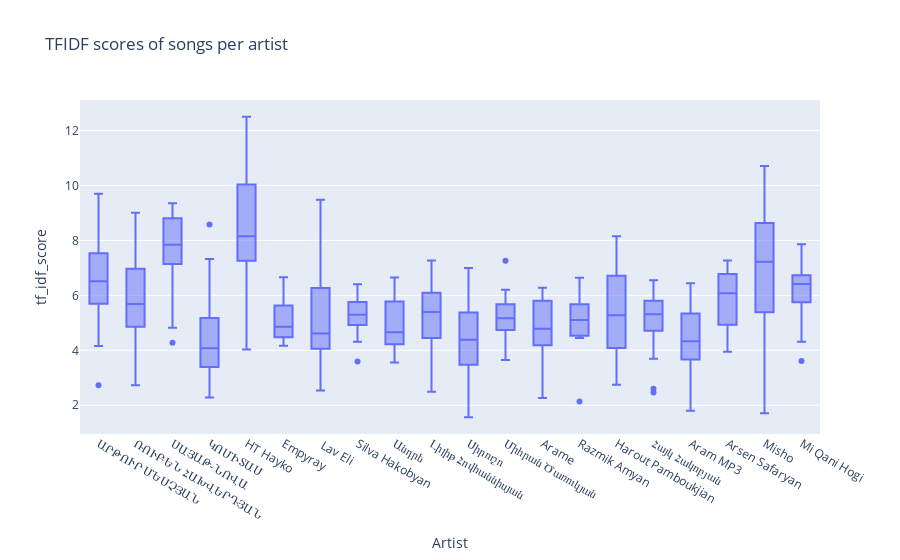

The notebook cell this image was saved under:
### Code cell
fig = px.box(df, x='Artist', y='tf_idf_score', title='TFIDF scores of songs per artist')
fig.show()

### Figure 1 — Plotly figure (JSON) as saved in the notebook; plotly's stock layout.template omitted (floating-point values rounded to 4 significant figures; data arrays with more than 128 entries replaced by an {"elided": "..."} marker saying what was removed)
{"data": [{"alignmentgroup": "True", "hovertemplate": "Artist=%{x}<br>tf_idf_score=%{y}<extra></extra>", "legendgroup": "", "marker": {"color": "#636efa"}, "name": "", "notched": false, "offsetgroup": "", "orientation": "v", "showlegend": false, "type": "box", "x": {"elided": "506 str values"}, "x0": " ", "xaxis": "x", "y": {"elided": "506 float values"}, "y0": " ", "yaxis": "y"}], "layout": {"boxmode": "group", "legend": {"tracegroupgap": 0}, "title": {"text": "TFIDF scores of songs per artist"}, "xaxis": {"anchor": "y", "domain": [0, 1], "title": {"text": "Artist"}}, "yaxis": {"anchor": "x", "domain": [0, 1], "title": {"text": "tf_idf_score"}}}}
